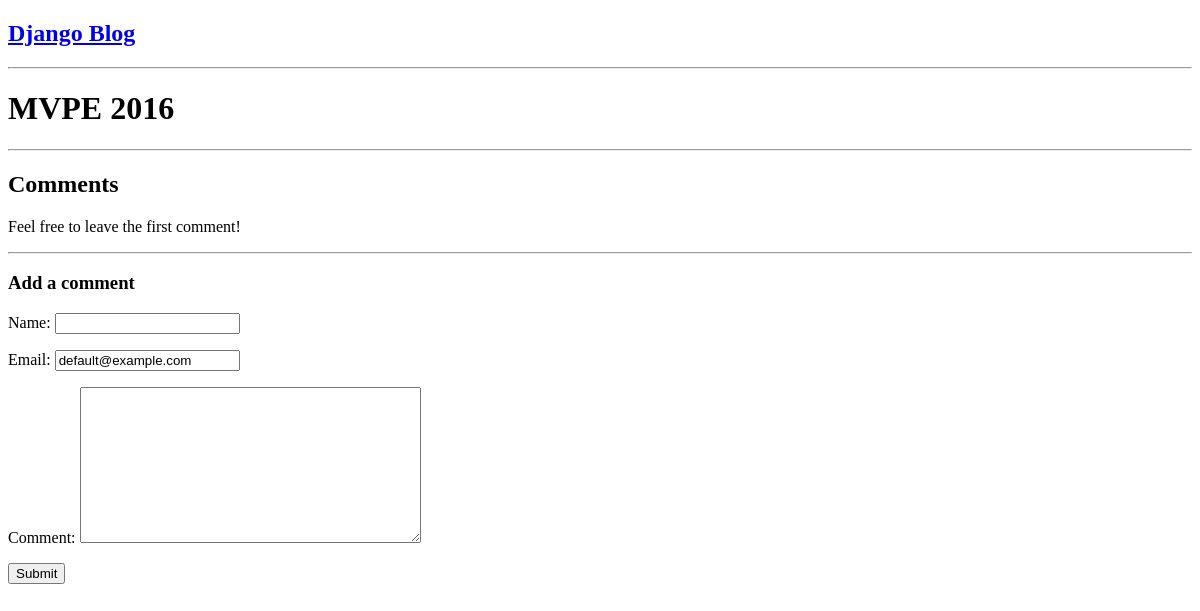
Before: /blog/11 with the older database file.
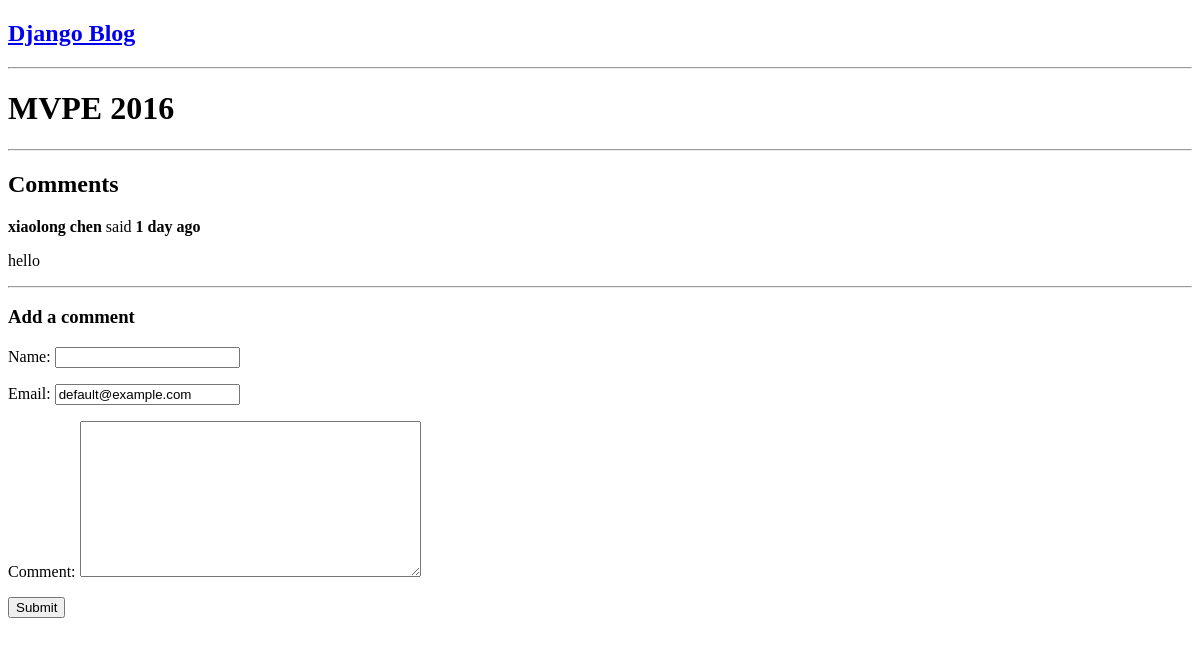
After: the same page with the newer database file.
### app2/models.py (models this page shows, shortened)
class Comment(models.Model):
    post = models.ForeignKey('Post', related_name='comments', on_delete=models.CASCADE)
    name = models.CharField(max_length=200)
    email = models.EmailField(default="default@example.com")
    comment = models.TextField(max_length=400)
    approved = models.BooleanField(default=False)
    created_on = models.DateTimeField(auto_now_add=True)
    updated = models.DateTimeField(auto_now=True)
    class Meta:
        ordering = ['created_on']

### app2/views.py (the view, shortened to what this page needs)
# urls.py: path('blog/<int:pk>', PostDetailView.as_view(), name='post_detail')
class PostDetailView(View):
    def get(self, request, *args, **kwargs):
        view = PostDisplay.as_view()
        return view(request, *args, **kwargs)

### app2/forms.py (shortened to what this page needs)
class CommentForm(ModelForm):
    class Meta:
        model = Comment
        fields = ['name', 'email', 'comment']
    def __init__(self, *args, **kwargs):
        self.request = kwargs.pop('request', None)
        super(CommentForm, self).__init__(*args, **kwargs)

### app2/views.py (called while the page is built)
    def get_context_data(self, **kwargs):
        context = super().get_context_data(**kwargs)
        context['comments'] = self.object.comments.filter(approved=True)
        context['form'] = CommentForm()
        return context

### templates/post_detail.html (shortened to what this page needs)
{% extends 'base.html' %}
{% block content %}
<h1>{{ post.title }}</h1>
<hr>
<h2 id="comments">Comments</h2>
{% for comment in comments %}
<b>{{ comment.name }}</b> said <b>{{ comment.created_on|timesince }} ago</b>
<p>{{ comment.comment }}</p>
{% empty %}
<p>Feel free to leave the first comment!</p>
{% endfor %}
<hr>
<h3 id="comment-form">Add a comment</h3>
<form action="" method="post">
    {{ form.as_p }}
    <button type="submit">Submit</button>
</form>
{% endblock %}

Changed rows visible on the page:
added Comment: name "xiaolong chen", created_on "1 day", comment "hello"
Other visible differences:
text no longer shown: "Feel free to leave the first comment!"
